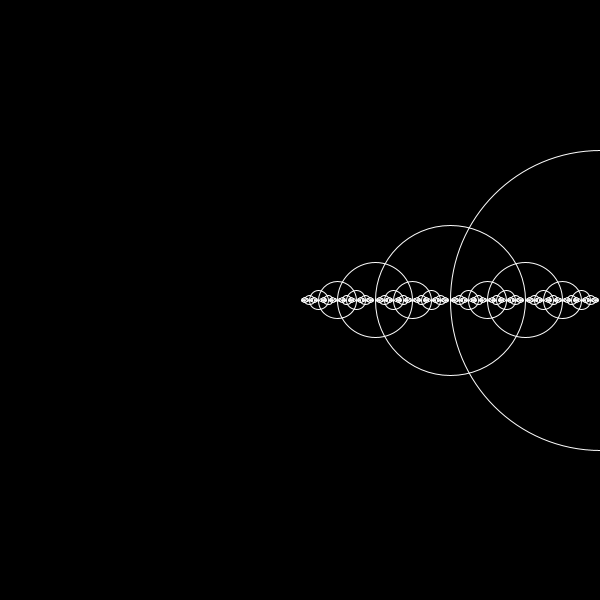
Frame 1 (no input)
Frame 60 (the mouse pressed at the canvas centre just before this capture): identical to frame 1, image omitted
Frame 120 (the mouse held since frame 60 and released just before this capture): identical to frame 1, image omitted

The Processing sketch that drew this single still picture (run headless with seeded random() and noise(); from frame 60 on, the mouse is pressed at the canvas centre):

// Processing sketch: sketch_171006arecurssion
// ── sketch_171006arecurssion.pde
void setup(){
  size(600,600);
   
}

void draw() {
  background(0);
  noFill();
  stroke(255);
  translate(width/2 ,0);
  float d = width/2 ;
    for ( int i = 0 ; d > 2 ; i++ ){
      float  x =d ;
      for (int j = 0 ; j < pow(2 ,i); j++){
        ellipse(x ,height/2,d,d);
        x += d*2;
      }
      d /= 2 ;
    }
}
